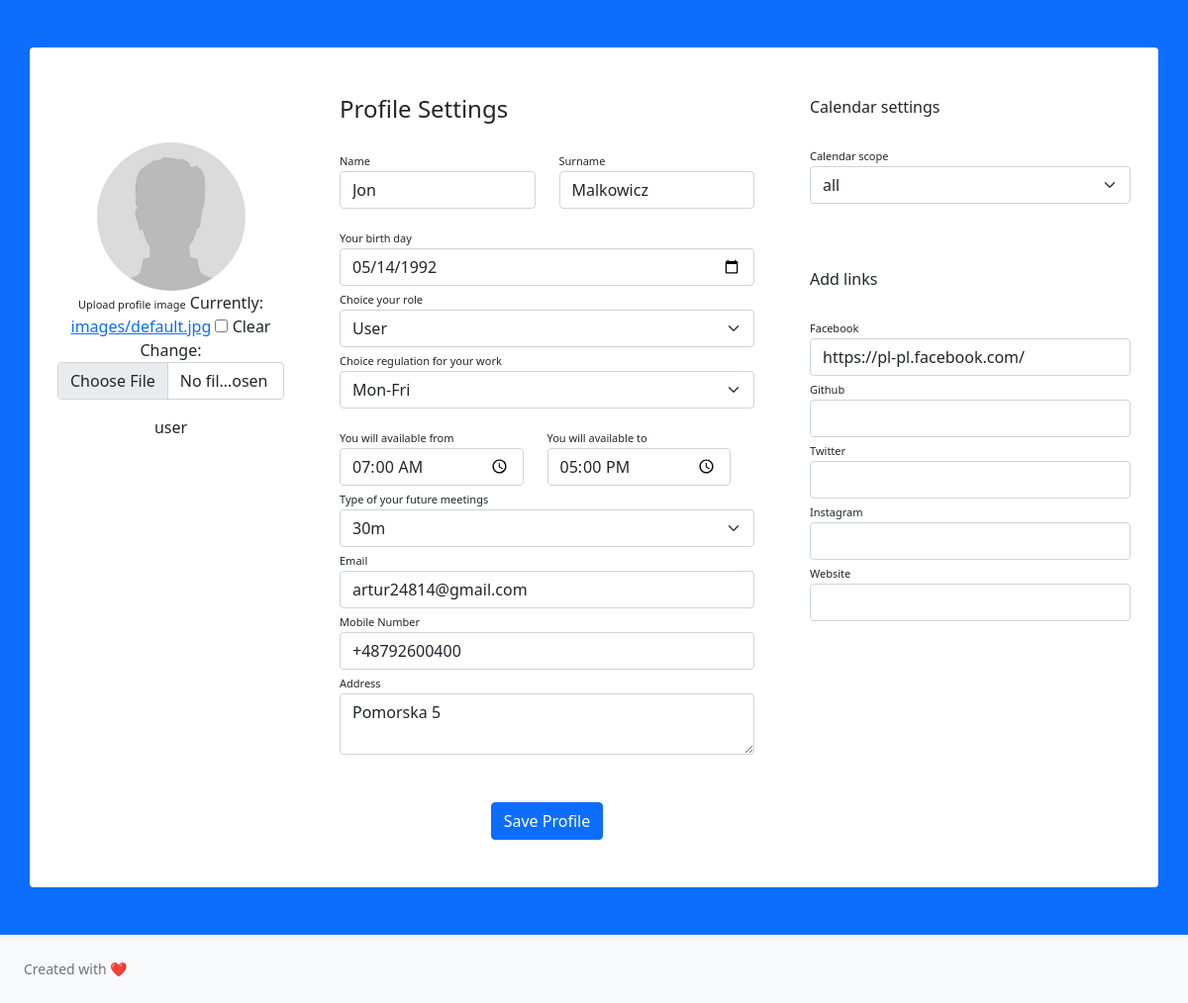
The app's page /profile/10/, older data.
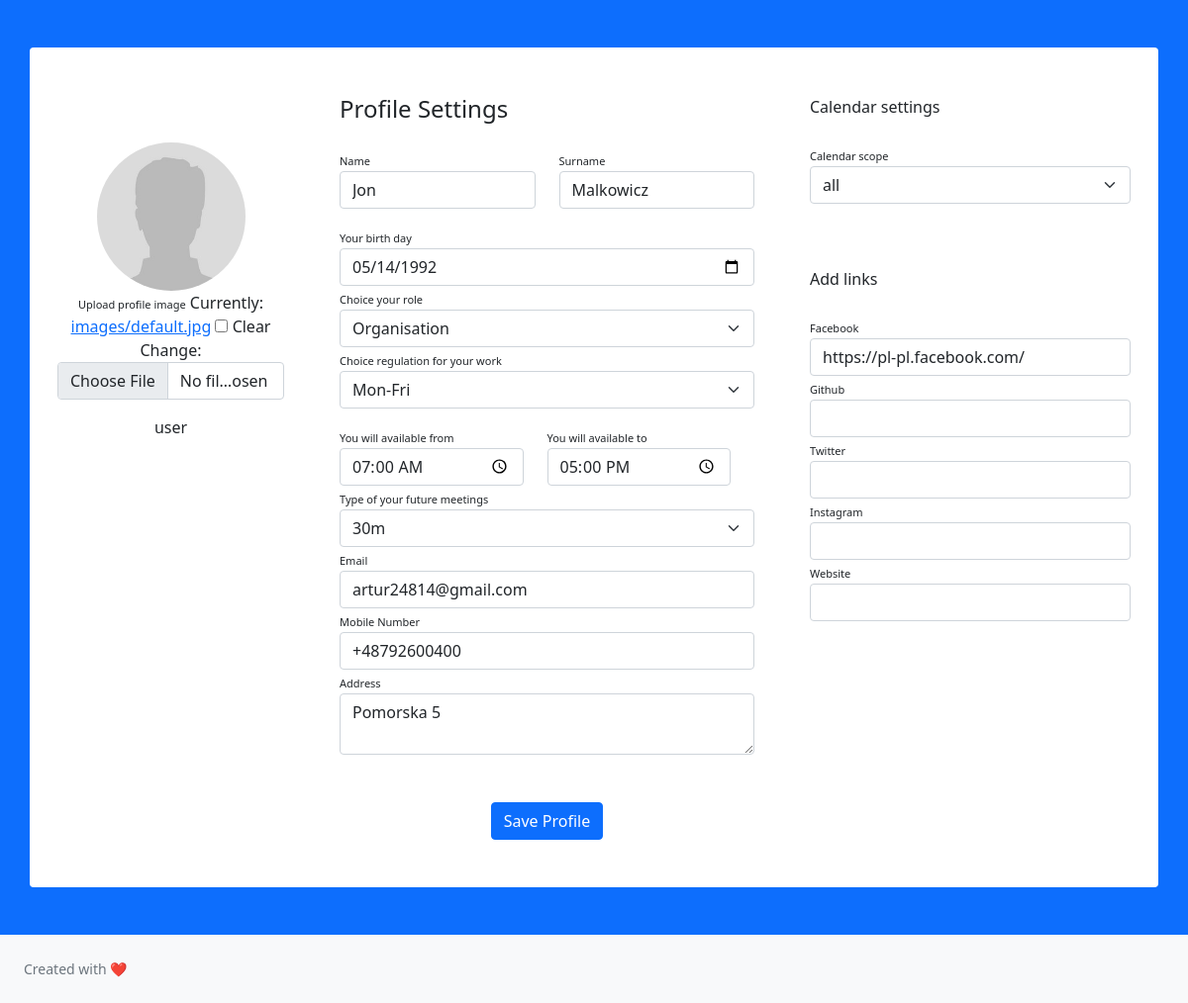
The same page, newer data.
### accounts/models.py (models this page shows, shortened)
class Profile(models.Model):
    image = models.ImageField(null=True, blank=True, upload_to="images/", default='images/default.jpg')
    phone_regex = RegexValidator(regex=r'^\+?1?\d{9,15}$',
                                 message="Phone number must be entered in the format: '+999999999'. Up to 15 digits allowed.")
    owner = models.OneToOneField(User, on_delete=models.CASCADE)
    role = models.CharField(max_length=100, choices=ROLE, null=True)
    work_regulations = models.IntegerField(choices=WORK_REG, default=1, null=True)
    available_from = models.TimeField(blank=True, null=True)
    available_to = models.TimeField(blank=True, null=True)
    meeting_type = models.IntegerField(choices=MEETING_TYPE, default=2, null=True)
    birthday = models.DateField(null=True)
    age = models.IntegerField(null=True)
    email = models.EmailField(null=True, blank=True)
    phone_number = models.CharField(validators=[phone_regex], max_length=17, blank=True, null=True)
    adress = models.TextField(null=True, blank=True)
    calendar_scope = models.IntegerField(choices=CALENDAR_SCOPE, null=True)
    day_available_places = models.IntegerField(null=True)
    facebook = models.URLField(max_length=400, null=True, blank=True)
    github = models.URLField(max_length=400, null=True, blank=True)
    twitter = models.URLField(max_length=400, null=True, blank=True)
    instagram = models.URLField(max_length=400, null=True, blank=True)
    website = models.URLField(max_length=400, null=True, blank=True)
    follows = models.ManyToManyField('self', related_name='followed_by', symmetrical=False, blank=True)
    employee = models.ManyToManyField('Employee', related_name='company', blank=True)
    posts = models.ManyToManyField('Posts', related_name='company_post', blank=True)
    class Meta:
        permissions = (
            ("add_employee", "can add employee"),
            )

### accounts/views.py (the view, shortened to what this page needs)
# urls.py: path('profile/<int:user_pk>/', ProfileView.as_view(), name='profile'),
class ProfileView(View):
    def get(self, request, user_pk):
        user = get_object_or_404(User, pk=user_pk)
        form = ProfileForm(instance=user.profile)
        context = {
            'user': user,
            'form': form,
        }
        return render(request, 'accounts/profile.html', context)

### accounts/forms.py
class ProfileForm(forms.ModelForm):
    class Meta:
        model = Profile
        exclude = ['age', 'owner', 'day_available_places']
        widgets = {
            'birthday': forms.DateInput(format=('%Y-%m-%d'),
                                          attrs={'class': 'form-control',
                                                 'type': 'date'}),
            'available_from': forms.TimeInput(format=('%H:%M'),
                                        attrs={'class': 'form-control',
                                               'type': 'time'}),
            'available_to': forms.TimeInput(format=('%H:%M'),
                                              attrs={'class': 'form-control',
                                                     'type': 'time'}),
        }

### templates/accounts/profile.html (shortened to what this page needs)
{% extends 'accounts/base_accounts.html' %}
{% block content %}
{% load widget_tweaks %}
{% load static %}
<div class="container rounded bg-white mt-5 mb-5">
    <form method="post" enctype="multipart/form-data">
    <div class="row">
        <div class="col-md-3 border-right">
            <div class="d-flex flex-column align-items-center text-center p-3 py-5">
                <img class="rounded-circle mt-5" width="150px" src="{{ user.profile.image.url }}">
                <div class="mb-3">
                   <label class="labels" for="{{ form.image.id_for_label }}">Upload profile image</label>
                        {%  render_field form.image class="form-control" %}
                </div>
                <span class="font-weight-bold">{{ user.username }}</span>
            </div>
        </div>
        <div class="col-md-5 border-right">
            <div class="p-3 py-5">
                <div class="d-flex justify-content-between align-items-center mb-3">
                    <h4 class="text-right">Profile Settings</h4>
                </div>
                <div class="row mt-2">
                    <div class="col-md-6"><label class="labels">Name</label><input type="text" class="form-control" placeholder="first name" value="{{ user.first_name }}"></div>
                    <div class="col-md-6"><label class="labels">Surname</label><input type="text" class="form-control" value="{{ user.last_name }}" placeholder="surname"></div>
                </div>
                <div class="row mt-3">
                    <div class="col-md-12">
                        <label class="labels" for="{{ form.birthday.id_for_label }}">Your birth day</label>
                        {%  render_field form.birthday class="form-control" %}
                    </div>
                    <div class="col-md-12">
                        <label class="labels" for="{{ form.role.id_for_label }}">Choice your role</label>
                        {%  render_field form.role class="form-select" %}
                    </div>
                    <div class="col-md-12">
                        <label class="labels" for="{{ form.work_regulations.id_for_label }}">Choice regulation for your work</label>
                        {%  render_field form.work_regulations class="form-select" %}
                    </div>
                    <div class="row mt-3">
                        <div class="col-md-6">
                           <label class="labels" for="{{ form.available_from.id_for_label }}">You will available from</label>
                           {%  render_field form.available_from class="form-control" %}
                        </div>
                        <div class="col-md-6">
                            <label class="labels" for="{{ form.available_to.id_for_label }}">You will available to</label>
                            {%  render_field form.available_to class="form-control" %}
                        </div>
                    </div>
                    <div class="col-md-12">
                        <label class="labels" for="{{ form.meeting_type.id_for_label }}">Type of your future meetings</label>
                        {%  render_field form.meeting_type class="form-select" %}
                    </div>
                    <div class="col-md-12">
                        <label class="labels" for="{{ form.email.id_for_label }}">Email</label>
                        {%  render_field form.email class="form-control" placeholder="enter email"%}
                    </div>
                    <div class="col-md-12">
                        <label class="labels" for="{{ form.phone_number.id_for_label }}">Mobile Number</label>
                        {%  render_field form.phone_number class="form-control" placeholder="enter phone number" %}
                    </div>
                    <div class="col-md-12">
                        <label class="labels" for="{{ form.adress.id_for_label }}">Address</label>
                        {%  render_field form.adress class="form-control" placeholder="enter phone address" rows='2'%}
                    </div>
                </div>
                <div class="mt-5 text-center"><button class="btn btn-primary profile-button" type="submit">Save Profile</button></div>
            </div>
        </div>
        <div class="col-md-4">
            <div class="p-3 py-5">
                <div class="d-flex justify-content-between align-items-center experience">
                    <span>Calendar settings</span>
                </div><br>
                <div class="col-md-12">
                    <label class="labels" for="{{ form.calendar_scope.id_for_label }}">Calendar scope</label>
                    {%  render_field form.calendar_scope class="form-select"%}
                </div>
            </div>
            <div class="p-3">
                <div class="d-flex justify-content-between align-items-center experience">
                    <span>Add links</span>
                </div><br>
                <div class="col-md-12">
                    <label class="labels" for="{{ form.calendar_scope.id_for_label }}">Facebook</label>
                    {%  render_field form.facebook class="form-control"%}
                </div>
                <div class="col-md-12">
                    <label class="labels" for="{{ form.calendar_scope.id_for_label }}">Github</label>
                    {%  render_field form.github class="form-control"%}
                </div>
                <div class="col-md-12">
                    <label class="labels" for="{{ form.calendar_scope.id_for_label }}">Twitter</label>
                    {%  render_field form.twitter class="form-control"%}
                </div>
                <div class="col-md-12">
                    <label class="labels" for="{{ form.calendar_scope.id_for_label }}">Instagram</label>
                    {%  render_field form.instagram class="form-control"%}
                </div>
                <div class="col-md-12">
                    <label class="labels" for="{{ form.calendar_scope.id_for_label }}">Website</label>
                    {%  render_field form.website class="form-control"%}
                </div>
            </div>
        </div>
    </div>
        </form>
</div>
{% endblock %}

### templates/accounts/base_accounts.html (shortened to what this page needs)
<!DOCTYPE html>
<html lang="en">
    <head>
        {% load static %}
        {% load widget_tweaks %}
        <link href="{% static 'css/style-accounts.css'%}" rel="stylesheet" />
        <link href="https://cdn.jsdelivr.net/npm/bootstrap@5.1.3/dist/css/bootstrap.min.css" rel="stylesheet">
    </head>
    <body class="bg-primary">
        <div id="layoutAuthentication">
            <div id="layoutAuthentication_content">
                <main>
                    <div class="container">
                        <div class="row justify-content-center">
                        {% block content %}
                        {% endblock %}
                    </div>
                </div>
            </main>
        </div>
        <div id="layoutAuthentication_footer">
            <footer class="py-4 bg-light mt-auto">
                <div class="container-fluid px-4">
                    <div class="d-flex align-items-center justify-content-between small">
                        <div class="text-muted">Created with ❤️</div>
                    </div>
                </div>
            </footer>
        </div>
    </div>
</body>
</html>

### static/css/style-accounts.css (style rules this page uses)
#layoutAuthentication { display: flex; flex-direction: column; min-height: 100vh; }
#layoutAuthentication #layoutAuthentication_content { min-width: 0; flex-grow: 1; }
.labels { font-size: 11px }

Row changes from the older to the newer data that the page shows:
changed Profile "Mon-Fri": role "User" → "Organisation"
